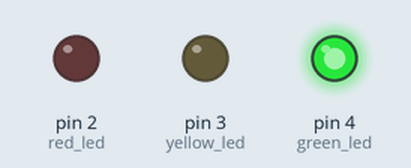
Bench run of a sketch on a simulated Arduino Uno, built with avr-gcc and run on an emulated ATmega328P. On the bench: output pins drawn as LEDs (lit = HIGH).

Above: at 1.0 s.
At 5.0 s:
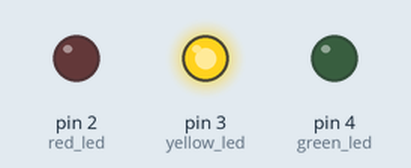
At 9.0 s:
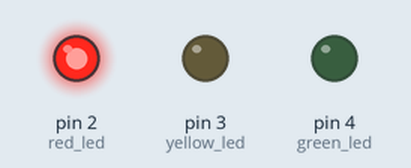
At 11.0 s:
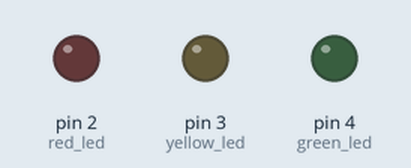
Timing chart, 0 to 15.6 s (numbered marks = the images above):
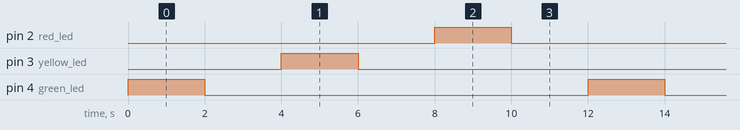

The sketch:

Blink.ino
```cpp
/*
Fari es puto y se la come
*/
int green_led = 4;
int yellow_led = 3;
int red_led = 2;

void setup() {
  pinMode(green_led, OUTPUT);
  pinMode(yellow_led, OUTPUT);
  pinMode(red_led, OUTPUT);
}

// loop infinito, pd: fari se la seguirá comiendo infinitamente
void loop() {
  digitalWrite(green_led, HIGH);
  delay(2000);
  digitalWrite(green_led, LOW);
  delay(2000);


  digitalWrite(yellow_led, HIGH);
  delay(2000);
  digitalWrite(yellow_led, LOW);
  delay(2000);


  digitalWrite(red_led, HIGH);
  delay(2000);
  digitalWrite(red_led, LOW);
  delay(2000);
}
```

Measured:
- by itself, pin 2 (red_led), pin 3 (yellow_led), pin 4 (green_led): alternates HIGH for 2.0 s and LOW for 10.0 s
- by itself, everything shown: repeats every 12.0 s, in 6 steps
